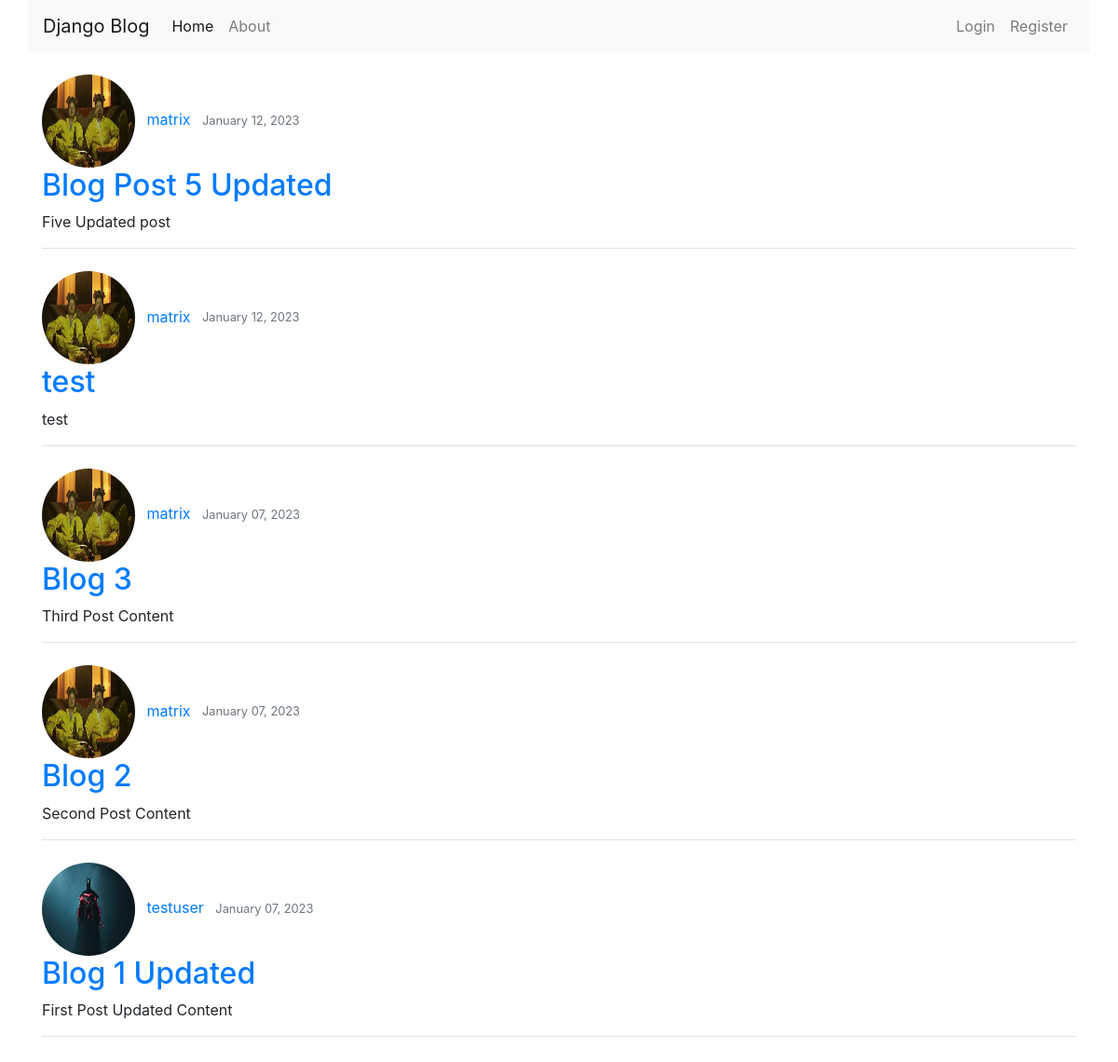
The app's page /, older data.
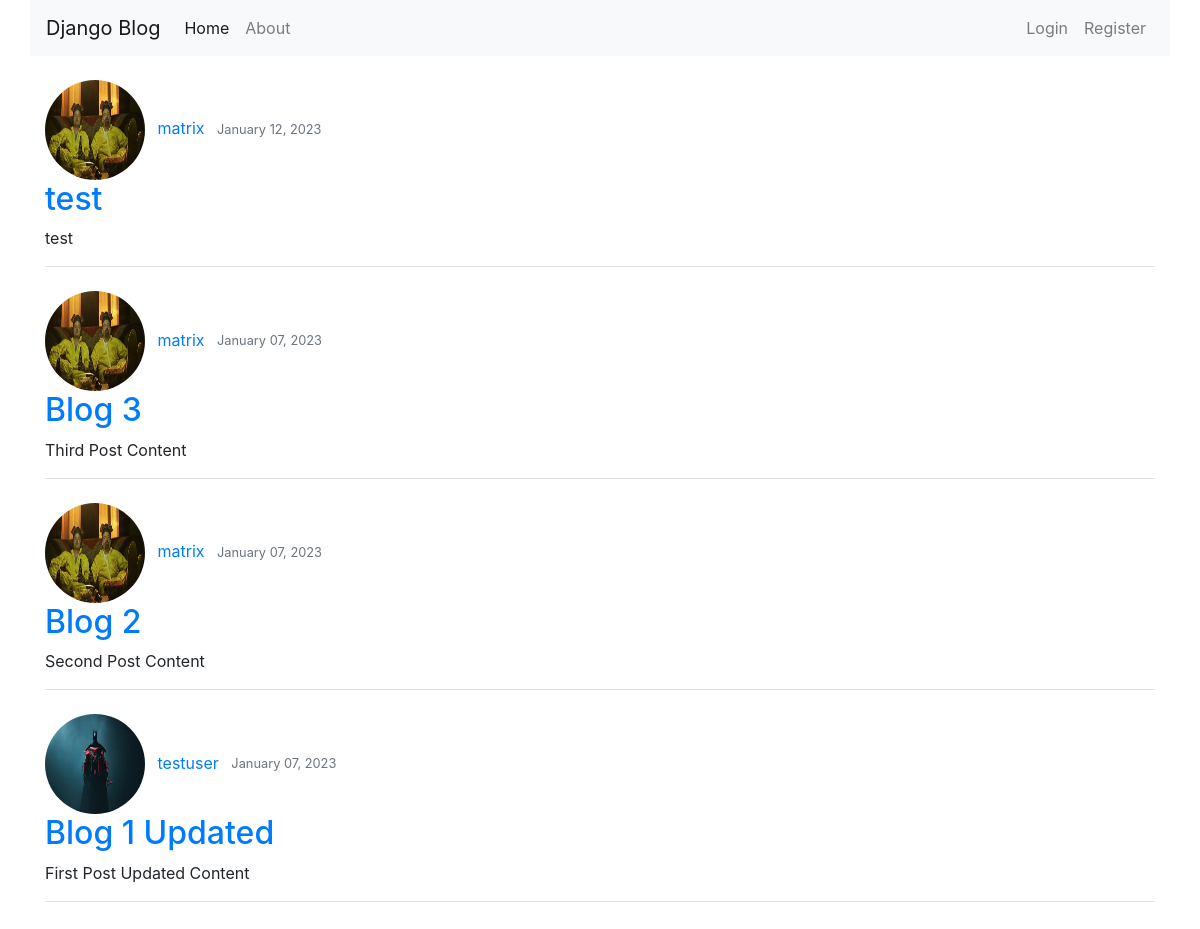
The same page, newer data.
### blog/models.py (models this page shows, shortened)
class Post(models.Model):
    title = models.CharField(max_length=100)
    content = models.TextField()
    date_posted = models.DateTimeField(default=timezone.now)
    author = models.ForeignKey(User, on_delete=models.CASCADE)

### users/models.py (models this page shows, shortened)
class Profile(models.Model):
    user = models.OneToOneField(User, on_delete=models.CASCADE)
    image = models.ImageField(default='default.jpg', upload_to='profile_pics')

### blog/views.py (the view)
# urls.py: path('', PostListView.as_view(), name='blog-home'),
class PostListView(ListView):
    model = Post
    template_name = 'blog/home.html'  # <app>/<model>_<viewtype>.html  Eg, blog/home_list.html
    context_object_name = 'posts'
    ordering = ['-date_posted']
    paginate_by = 5

### blog/templates/blog/home.html (shortened to what this page needs)
{% extends 'blog/base.html' %}
{% block content %}
    {% for post in posts %}
        <img src="{{ post.author.profile.image.url }}" class="rounded-circle" width="100px" height="100px">
        <a href="#" class="ml-2 mr-2">{{ post.author }}</a>
        <small class="text-muted">{{ post.date_posted | date:"F d, Y" }}</small>
        <h2><a href="{% url 'post-detail' post.id %}">{{ post.title }}</a></h2>
        <p>{{ post.content }}</p>
        <div class="border-bottom"></div>
        <br>
    {% endfor %}
{% endblock content %}

Row changes from the older to the newer data that the page shows:
removed Post: author.profile.image (picture), author "matrix", date_posted "January 12, 2023", title "Blog Post 5 Updated", content "Five Updated post"
